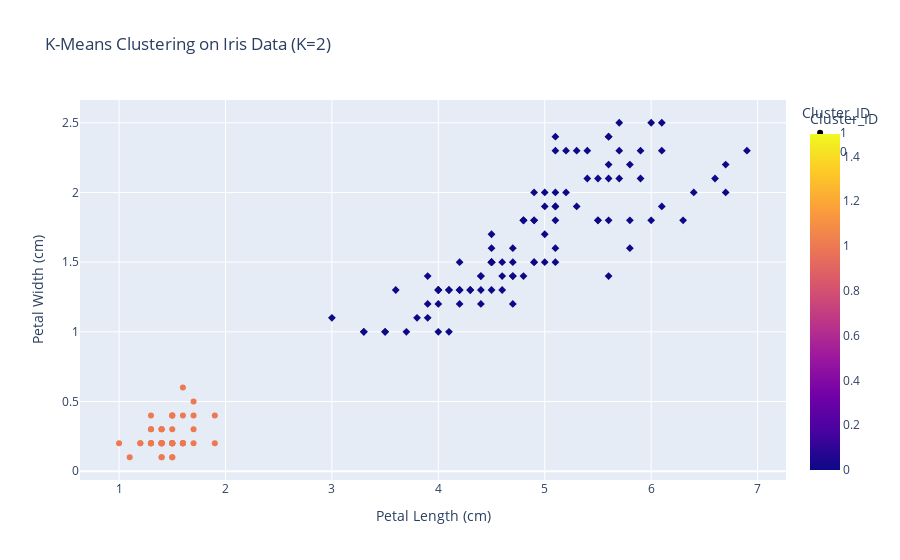

Notebook code cell kept with this figure:
### Code cell
iris = load_iris(as_frame=True)
df_iris = iris.frame.drop(columns=['target'])
scaler = StandardScaler()
X_scaled = scaler.fit_transform(df_iris)
kmeans = KMeans(n_clusters=2, random_state=42, n_init=10)
df_iris['Cluster_ID'] = kmeans.fit_predict(X_scaled)
fig = px.scatter(
    df_iris, 
    x='petal length (cm)', 
    y='petal width (cm)', 
    color='Cluster_ID', 
    symbol='Cluster_ID',
    title='K-Means Clustering on Iris Data (K=2)',
    labels={
        'petal length (cm)': 'Petal Length (cm)', 
        'petal width (cm)': 'Petal Width (cm)'
    }
)
fig.show()

### Figure 1 — Plotly figure (JSON) as saved in the notebook; plotly's stock layout.template omitted (floating-point values rounded to 4 significant figures)
{"data": [{"hovertemplate": "Cluster_ID=%{marker.color}<br>Petal Length (cm)=%{x}<br>Petal Width (cm)=%{y}<extra></extra>", "legendgroup": "1", "marker": {"color": [1, 1, 1, 1, 1, 1, 1, 1, 1, 1, 1, 1, 1, 1, 1, 1, 1, 1, 1, 1, 1, 1, 1, 1, 1, 1, 1, 1, 1, 1, 1, 1, 1, 1, 1, 1, 1, 1, 1, 1, 1, 1, 1, 1, 1, 1, 1, 1, 1, 1], "coloraxis": "coloraxis", "symbol": "circle"}, "mode": "markers", "name": "1", "orientation": "v", "showlegend": true, "type": "scatter", "x": [1.4, 1.4, 1.3, 1.5, 1.4, 1.7, 1.4, 1.5, 1.4, 1.5, 1.5, 1.6, 1.4, 1.1, 1.2, 1.5, 1.3, 1.4, 1.7, 1.5, 1.7, 1.5, 1.0, 1.7, 1.9, 1.6, 1.6, 1.5, 1.4, 1.6, 1.6, 1.5, 1.5, 1.4, 1.5, 1.2, 1.3, 1.4, 1.3, 1.5, 1.3, 1.3, 1.3, 1.6, 1.9, 1.4, 1.6, 1.4, 1.5, 1.4], "xaxis": "x", "y": [0.2, 0.2, 0.2, 0.2, 0.2, 0.4, 0.3, 0.2, 0.2, 0.1, 0.2, 0.2, 0.1, 0.1, 0.2, 0.4, 0.4, 0.3, 0.3, 0.3, 0.2, 0.4, 0.2, 0.5, 0.2, 0.2, 0.4, 0.2, 0.2, 0.2, 0.2, 0.4, 0.1, 0.2, 0.2, 0.2, 0.2, 0.1, 0.2, 0.2, 0.3, 0.3, 0.2, 0.6, 0.4, 0.3, 0.2, 0.2, 0.2, 0.2], "yaxis": "y"}, {"hovertemplate": "Cluster_ID=%{marker.color}<br>Petal Length (cm)=%{x}<br>Petal Width (cm)=%{y}<extra></extra>", "legendgroup": "0", "marker": {"color": [0, 0, 0, 0, 0, 0, 0, 0, 0, 0, 0, 0, 0, 0, 0, 0, 0, 0, 0, 0, 0, 0, 0, 0, 0, 0, 0, 0, 0, 0, 0, 0, 0, 0, 0, 0, 0, 0, 0, 0, 0, 0, 0, 0, 0, 0, 0, 0, 0, 0, 0, 0, 0, 0, 0, 0, 0, 0, 0, 0, 0, 0, 0, 0, 0, 0, 0, 0, 0, 0, 0, 0, 0, 0, 0, 0, 0, 0, 0, 0, 0, 0, 0, 0, 0, 0, 0, 0, 0, 0, 0, 0, 0, 0, 0, 0, 0, 0, 0, 0], "coloraxis": "coloraxis", "symbol": "diamond"}, "mode": "markers", "name": "0", "orientation": "v", "showlegend": true, "type": "scatter", "x": [4.7, 4.5, 4.9, 4.0, 4.6, 4.5, 4.7, 3.3, 4.6, 3.9, 3.5, 4.2, 4.0, 4.7, 3.6, 4.4, 4.5, 4.1, 4.5, 3.9, 4.8, 4.0, 4.9, 4.7, 4.3, 4.4, 4.8, 5.0, 4.5, 3.5, 3.8, 3.7, 3.9, 5.1, 4.5, 4.5, 4.7, 4.4, 4.1, 4.0, 4.4, 4.6, 4.0, 3.3, 4.2, 4.2, 4.2, 4.3, 3.0, 4.1, 6.0, 5.1, 5.9, 5.6, 5.8, 6.6, 4.5, 6.3, 5.8, 6.1, 5.1, 5.3, 5.5, 5.0, 5.1, 5.3, 5.5, 6.7, 6.9, 5.0, 5.7, 4.9, 6.7, 4.9, 5.7, 6.0, 4.8, 4.9, 5.6, 5.8, 6.1, 6.4, 5.6, 5.1, 5.6, 6.1, 5.6, 5.5, 4.8, 5.4, 5.6, 5.1, 5.1, 5.9, 5.7, 5.2, 5.0, 5.2, 5.4, 5.1], "xaxis": "x", "y": [1.4, 1.5, 1.5, 1.3, 1.5, 1.3, 1.6, 1.0, 1.3, 1.4, 1.0, 1.5, 1.0, 1.4, 1.3, 1.4, 1.5, 1.0, 1.5, 1.1, 1.8, 1.3, 1.5, 1.2, 1.3, 1.4, 1.4, 1.7, 1.5, 1.0, 1.1, 1.0, 1.2, 1.6, 1.5, 1.6, 1.5, 1.3, 1.3, 1.3, 1.2, 1.4, 1.2, 1.0, 1.3, 1.2, 1.3, 1.3, 1.1, 1.3, 2.5, 1.9, 2.1, 1.8, 2.2, 2.1, 1.7, 1.8, 1.8, 2.5, 2.0, 1.9, 2.1, 2.0, 2.4, 2.3, 1.8, 2.2, 2.3, 1.5, 2.3, 2.0, 2.0, 1.8, 2.1, 1.8, 1.8, 1.8, 2.1, 1.6, 1.9, 2.0, 2.2, 1.5, 1.4, 2.3, 2.4, 1.8, 1.8, 2.1, 2.4, 2.3, 1.9, 2.3, 2.5, 2.3, 1.9, 2.0, 2.3, 1.8], "yaxis": "y"}], "layout": {"coloraxis": {"colorbar": {"title": {"text": "Cluster_ID"}}, "colorscale": [[0, "#0d0887"], [0.1111, "#46039f"], [0.2222, "#7201a8"], [0.3333, "#9c179e"], [0.4444, "#bd3786"], [0.5556, "#d8576b"], [0.6667, "#ed7953"], [0.7778, "#fb9f3a"], [0.8889, "#fdca26"], [1, "#f0f921"]]}, "legend": {"title": {"text": "Cluster_ID"}, "tracegroupgap": 0}, "title": {"text": "K-Means Clustering on Iris Data (K=2)"}, "xaxis": {"anchor": "y", "domain": [0, 1], "title": {"text": "Petal Length (cm)"}}, "yaxis": {"anchor": "x", "domain": [0, 1], "title": {"text": "Petal Width (cm)"}}}}
